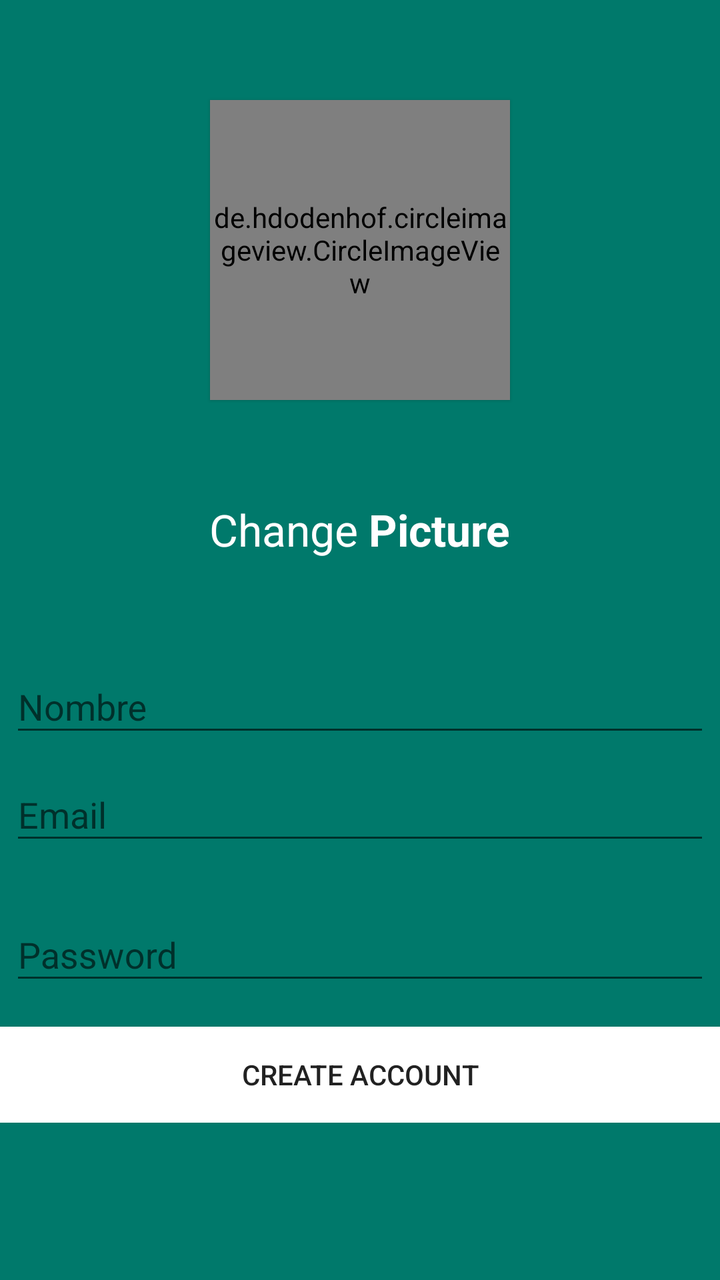
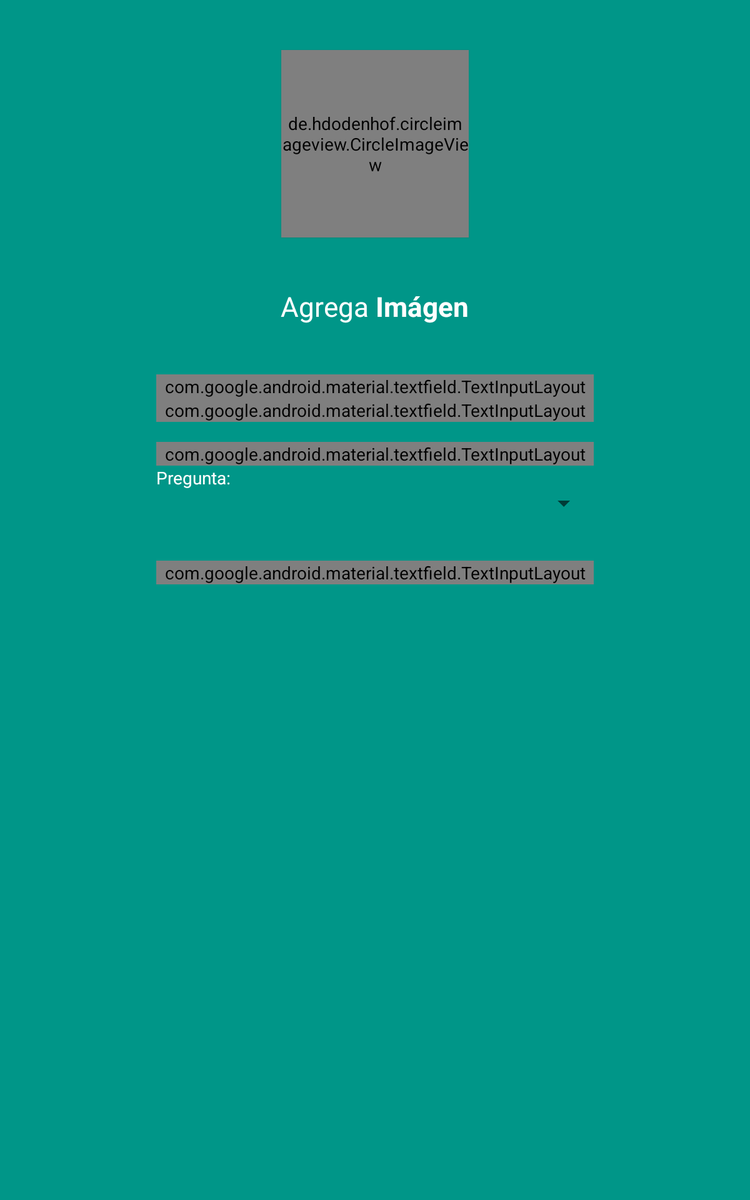

First picture: res/layout/ on a phone held upright. Second picture: the repository's own variant of that layout, on a device whose configuration matches the variant's folder. Source for both follows.
<!-- AndroidManifest.xml: activity theme AppTheme -->
<!-- res/layout/activity_signup.xml -->
<?xml version="1.0" encoding="utf-8"?>
<LinearLayout xmlns:android="http://schemas.android.com/apk/res/android"
    xmlns:app="http://schemas.android.com/apk/res-auto"
    xmlns:tools="http://schemas.android.com/tools"
    android:layout_width="match_parent"
    android:layout_height="match_parent"
    android:background="@color/colorPrimaryDark"
    android:orientation="vertical"
    tools:context=".activities.SignUpActivity">
    <LinearLayout
        android:layout_width="match_parent"
        android:layout_height="wrap_content"
        android:orientation="vertical">

        <de.hdodenhof.circleimageview.CircleImageView
            xmlns:app="http://schemas.android.com/apk/res-auto"
            android:id="@+id/imgProfile"
            android:elevation="1dp"
            android:layout_width="150dp"
            android:layout_height="150dp"
            android:layout_gravity="center"
            android:layout_margin="50dp"
            android:scaleType="centerCrop"
            app:civ_border_width="2dp"
            app:civ_border_color="#66FFFFFF"/>
        <LinearLayout
            android:layout_width="match_parent"
            android:layout_height="wrap_content"
            android:orientation="vertical">
            <LinearLayout
                android:layout_width="wrap_content"
                android:layout_height="wrap_content"
                android:layout_gravity="center"
                android:orientation="horizontal">
                <TextView
                    android:id="@+id/txtChange"
                    android:layout_width="wrap_content"
                    android:layout_height="wrap_content"
                    android:layout_gravity="center"
                    android:focusable="true"
                    android:textAppearance="?android:attr/textAppearanceLarge"
                    android:textColor="#FFFFFF"
                    android:text="Change"/>
                <TextView
                    android:id="@+id/txtPicture"
                    android:layout_width="wrap_content"
                    android:layout_height="wrap_content"
                    android:layout_gravity="center"
                    android:layout_toEndOf="@+id/txtChange"
                    android:text=" Picture"
                    android:textAppearance="?android:attr/textAppearanceLarge"
                    android:textStyle="bold"
                    android:textColor="#FFFFFF"/>
            </LinearLayout>
        </LinearLayout>
        <LinearLayout
            android:layout_width="match_parent"
            android:layout_height="wrap_content"
            android:layout_marginTop="40dp"
            android:orientation="vertical">
            <ProgressBar
                android:id="@+id/progressbar"
                android:layout_width="wrap_content"
                android:layout_height="wrap_content"
                android:visibility="gone"
                android:layout_gravity="center"/>
            <android.support.design.widget.TextInputLayout
                android:layout_width="350dp"
                android:layout_height="wrap_content"
                android:layout_gravity="center"
                app:hintTextAppearance="@style/TextAppearance.App.TextInputLayout.White">
                <EditText
                    android:id="@+id/editNombre"
                    android:layout_width="match_parent"
                    android:layout_height="wrap_content"
                    android:textColor="#FFFFFF"
                    android:inputType="textEmailAddress"
                    android:hint="Nombre"/>
            </android.support.design.widget.TextInputLayout>
            <android.support.design.widget.TextInputLayout
                android:layout_width="350dp"
                android:layout_height="wrap_content"
                android:layout_gravity="center"
                app:hintTextAppearance="@style/TextAppearance.App.TextInputLayout.White">
                <EditText
                    android:id="@+id/editEmail"
                    android:layout_width="match_parent"
                    android:layout_height="wrap_content"
                    android:textColor="#FFFFFF"
                    android:inputType="textEmailAddress"
                    android:hint="Email"/>
            </android.support.design.widget.TextInputLayout>
            <android.support.design.widget.TextInputLayout
                android:layout_width="350dp"
                android:layout_height="wrap_content"
                android:layout_marginTop="16dp"
                android:layout_gravity="center"
                app:hintTextAppearance="@style/TextAppearance.App.TextInputLayout.White">
                <EditText
                    android:id="@+id/editPsw"
                    android:layout_width="match_parent"
                    android:layout_height="wrap_content"
                    android:textColor="#FFFFFF"
                    android:inputType="textPassword"
                    android:maxLength="8"
                    android:hint="Password"/>
            </android.support.design.widget.TextInputLayout>
            <Button
                android:id="@+id/btnCreateAcc"
                android:layout_width="400dp"
                android:layout_height="wrap_content"
                android:layout_gravity="center"
                android:layout_marginTop="16dp"
                android:background="@drawable/roundedshape_button_white"
                android:text="Create Account"/>
        </LinearLayout>
    </LinearLayout>


</LinearLayout>
<!-- resources referenced by this layout -->
<resources>
  <color name="colorPrimaryDark">#00796B</color>
  <!-- drawable roundedshape_button_white (drawable) -->
  <?xml version="1.0" encoding="utf-8"?>
  <shape xmlns:android="http://schemas.android.com/apk/res/android">
      <solid android:color="@color/colorWhite"/>
      <corners
          android:bottomRightRadius="10dp"
          android:bottomLeftRadius="10dp"
          android:topLeftRadius="10dp"
          android:topRightRadius="10dp"/>
  </shape>
  <style name="TextAppearance.App.TextInputLayout.White" parent="@android:style/TextAppearance">
          <item name="android:textColor">@color/colorWhite</item>
          <item name="android:textSize">14sp</item>
      </style>
  <style name="AppTheme" parent="Theme.AppCompat.Light.DarkActionBar">
          
          <item name="colorPrimary">@color/colorPrimary</item>
          <item name="colorPrimaryDark">@color/colorPrimaryDark</item>
          <item name="colorAccent">@color/colorAccent</item>
      </style>
  <color name="colorWhite">#FFFFFF</color>
  <color name="colorPrimary">#009688</color>
  <color name="colorAccent">#CDDC39</color>
</resources>
<!-- res/layout-large/activity_signup.xml (the repository's variant of the layout above) -->
<!-- drawn on a 7-inch tablet held upright -->
<?xml version="1.0" encoding="utf-8"?>
<LinearLayout xmlns:android="http://schemas.android.com/apk/res/android"
    xmlns:app="http://schemas.android.com/apk/res-auto"
    xmlns:tools="http://schemas.android.com/tools"
    android:layout_width="match_parent"
    android:layout_height="match_parent"
    android:background="@color/colorPrimary"
    android:orientation="vertical"
    tools:context=".activities.SignUpActivity">
    <LinearLayout
        android:layout_width="match_parent"
        android:layout_height="wrap_content"
        android:orientation="vertical">

        <de.hdodenhof.circleimageview.CircleImageView
            xmlns:app="http://schemas.android.com/apk/res-auto"
            android:id="@+id/imgProfile"
            android:elevation="1dp"
            android:layout_width="150dp"
            android:layout_height="150dp"
            android:layout_gravity="center"
            android:layout_margin="40dp"
            android:scaleType="centerCrop"
            app:civ_border_width="2dp"
            app:civ_border_color="#66FFFFFF"/>
        <LinearLayout
            android:layout_width="match_parent"
            android:layout_height="wrap_content"
            android:orientation="vertical">
            <LinearLayout
                android:layout_width="wrap_content"
                android:layout_height="wrap_content"
                android:layout_gravity="center"
                android:orientation="horizontal">
                <TextView
                    android:id="@+id/txtChange"
                    android:layout_width="wrap_content"
                    android:layout_height="wrap_content"
                    android:layout_gravity="center"
                    android:focusable="true"
                    android:textAppearance="?android:attr/textAppearanceLarge"
                    android:textColor="#FFFFFF"
                    android:text="Agrega"/>
                <TextView
                    android:id="@+id/txtPicture"
                    android:layout_width="wrap_content"
                    android:layout_height="wrap_content"
                    android:layout_gravity="center"
                    android:layout_toEndOf="@+id/txtChange"
                    android:text=" Imágen"
                    android:textAppearance="?android:attr/textAppearanceLarge"
                    android:textStyle="bold"
                    android:textColor="#FFFFFF"/>
            </LinearLayout>
        </LinearLayout>
        <LinearLayout
            android:layout_width="match_parent"
            android:layout_height="wrap_content"
            android:layout_marginTop="40dp"
            android:orientation="vertical">
            <ProgressBar
                android:id="@+id/progressbar"
                android:layout_width="wrap_content"
                android:layout_height="wrap_content"
                android:visibility="gone"
                android:layout_gravity="center"/>
            <com.google.android.material.textfield.TextInputLayout
                android:layout_width="350dp"
                android:layout_height="wrap_content"
                android:layout_gravity="center"
                style="@style/Widget.MaterialComponents.TextInputLayout.OutlinedBox"
                app:hintTextAppearance="@style/TextAppearance.App.TextInputLayout.White">
                <com.google.android.material.textfield.TextInputEditText
                    android:id="@+id/editNombre"
                    android:layout_width="match_parent"
                    android:layout_height="wrap_content"
                    android:textColor="#FFFFFF"
                    android:inputType="textEmailAddress"
                    android:hint="Nombre"/>
            </com.google.android.material.textfield.TextInputLayout>

            <Button
                android:id="@+id/btnCreateAcc"
                android:layout_width="400dp"
                android:layout_height="wrap_content"
                android:layout_gravity="center"
                android:layout_marginTop="16dp"
                android:background="@drawable/roundedshape_button_white"
                android:text="Crear Cuenta"
                android:visibility="gone" />

            <com.google.android.material.textfield.TextInputLayout
                android:layout_width="350dp"
                android:layout_height="wrap_content"
                android:layout_gravity="center"
                style="@style/Widget.MaterialComponents.TextInputLayout.OutlinedBox"
                app:hintTextAppearance="@style/TextAppearance.App.TextInputLayout.White">
                <com.google.android.material.textfield.TextInputEditText
                    android:id="@+id/editEmail"
                    android:layout_width="match_parent"
                    android:layout_height="wrap_content"
                    android:textColor="#FFFFFF"
                    android:inputType="textEmailAddress"
                    android:hint="Email"/>
            </com.google.android.material.textfield.TextInputLayout>
            <com.google.android.material.textfield.TextInputLayout
                android:layout_width="350dp"
                android:layout_height="wrap_content"
                android:layout_marginTop="16dp"
                android:layout_gravity="center"
                style="@style/Widget.MaterialComponents.TextInputLayout.OutlinedBox"
                app:hintTextAppearance="@style/TextAppearance.App.TextInputLayout.White">
                <com.google.android.material.textfield.TextInputEditText
                    android:id="@+id/editPsw"
                    android:layout_width="match_parent"
                    android:layout_height="wrap_content"
                    android:textColor="#FFFFFF"
                    android:inputType="textPassword"
                    android:maxLength="8"
                    android:hint="Password"/>
            </com.google.android.material.textfield.TextInputLayout>
            <LinearLayout
                android:layout_width="350dp"
                android:layout_height="60dp"
                android:layout_gravity="center"
                android:orientation="horizontal">
                <TextView
                    android:layout_width="wrap_content"
                    android:layout_height="wrap_content"
                    android:textColor="#fff"
                    android:text="Pregunta:"/>
                <Spinner
                    android:id="@+id/SpinnerPregSeg"
                    android:layout_width="match_parent"
                    android:layout_height="match_parent"
                    android:focusable="true"
                    android:clickable="true"
                    style="@style/preg_Seguridad_spinner"
                    />
            </LinearLayout>
            
            <com.google.android.material.textfield.TextInputLayout
                android:id="@+id/inputlayoutResSeg"
                android:layout_width="350dp"
                android:layout_height="wrap_content"
                android:layout_marginTop="16dp"
                android:layout_marginBottom="16dp"
                android:layout_gravity="center"
                style="@style/Widget.MaterialComponents.TextInputLayout.OutlinedBox"
                app:hintTextAppearance="@style/TextAppearance.App.TextInputLayout.White">
                <com.google.android.material.textfield.TextInputEditText
                    android:id="@+id/editResSeg"
                    android:layout_width="match_parent"
                    android:layout_height="wrap_content"
                    android:textColor="#FFFFFF"
                    android:visibility="gone"
                    android:maxLength="20"
                    android:hint="Respuesta"/>
            </com.google.android.material.textfield.TextInputLayout>

        </LinearLayout>
    </LinearLayout>
</LinearLayout>
<!-- resources referenced by the variant -->
<!-- as a 7-inch tablet held upright resolves them -->
<resources>
  <color name="colorPrimary">#009688</color>
  <!-- drawable roundedshape_button_white (drawable) -->
  <?xml version="1.0" encoding="utf-8"?>
  <shape xmlns:android="http://schemas.android.com/apk/res/android">
      <solid android:color="@color/colorWhite"/>
      <corners
          android:bottomRightRadius="10dp"
          android:bottomLeftRadius="10dp"
          android:topLeftRadius="10dp"
          android:topRightRadius="10dp"/>
  </shape>
  <style name="TextAppearance.App.TextInputLayout.White" parent="@android:style/TextAppearance">
          <item name="android:textColor">@color/colorWhite</item>
          <item name="android:textSize">14sp</item>
      </style>
  <style name="AppTheme" parent="Theme.AppCompat.Light.DarkActionBar">
          
          <item name="colorPrimary">@color/colorPrimary</item>
          <item name="colorPrimaryDark">@color/colorPrimaryDark</item>
          <item name="colorAccent">@color/colorAccent</item>
      </style>
  <color name="colorWhite">#FFFFFF</color>
  <color name="colorPrimaryDark">#00796B</color>
  <color name="colorAccent">#CDDC39</color>
</resources>
